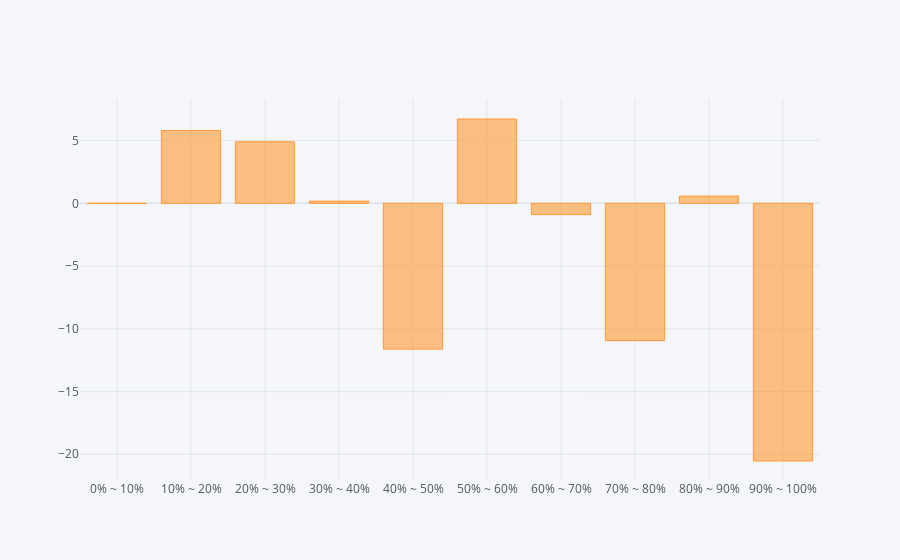
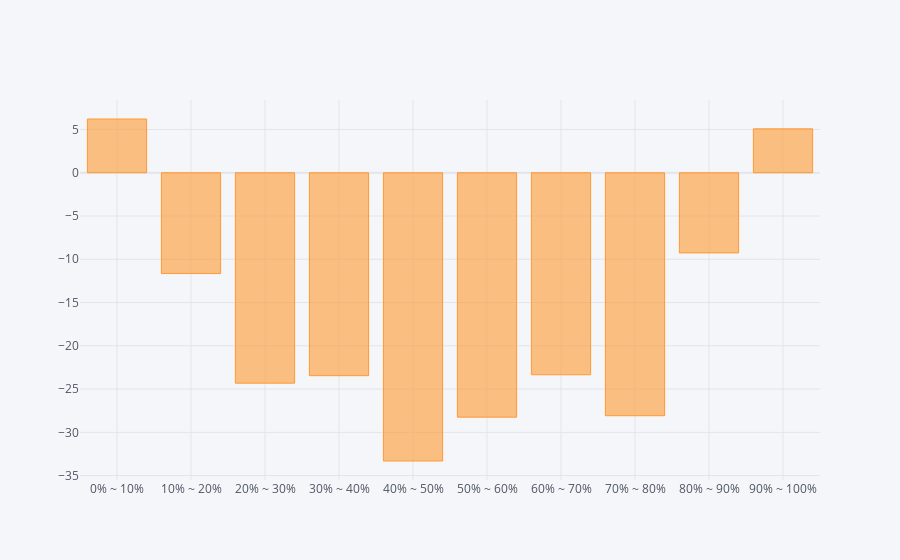
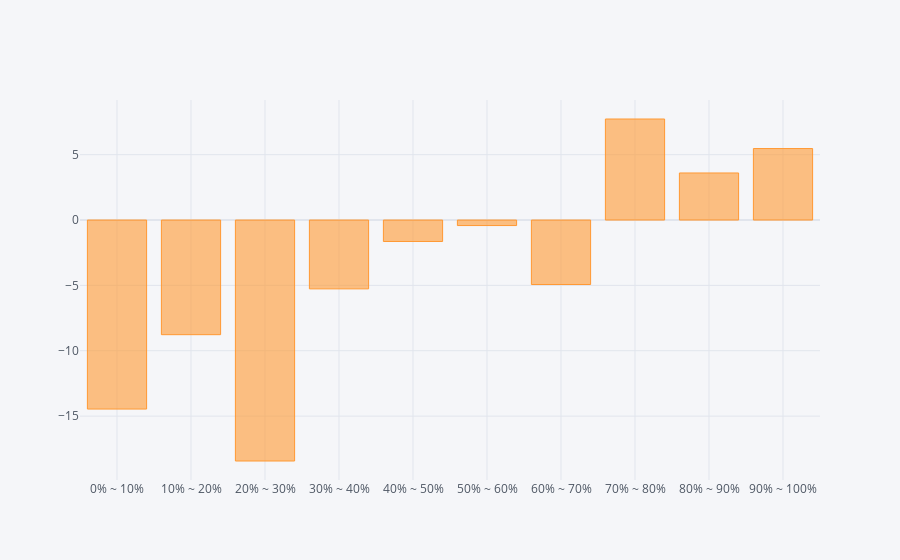
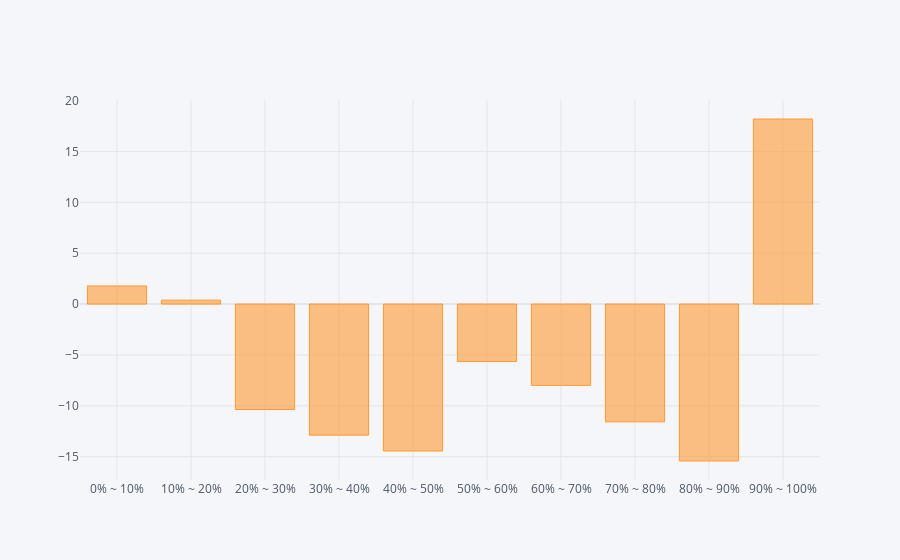

The code cell stored with these charts, in order, in its notebook:
### Code cell
def backtest_by_industry(factor: pd.DataFrame, exp_ret: pd.DataFrame, ind: pd.DataFrame, rank_range_n=10, start_date='2020-01-01'):
    # 將日期對齊為 Timestamp 格式
    factor = factor.sort_index().copy()
    exp_ret = exp_ret.sort_index().copy()
    ind = ind.sort_index().copy()

    # 找最接近 start_date 的產業資料
    available_dates = ind.index.get_level_values(0).unique()
    nearest_date = available_dates[available_dates <= pd.to_datetime(start_date)].max()
    print(f"使用的產業別日期：{nearest_date.date()}")

    # 取得該日的產業別 mapping
    ind_series = ind.loc[ind.index.get_level_values(0) == nearest_date].iloc[0]
    industry_map = ind_series.dropna().astype(str).to_frame(name='industry')
    industry_map.index = industry_map.index.astype(str)

    industry_results = {}
    for industry in industry_map['industry'].unique():
        industry_coids = industry_map[industry_map['industry'] == industry].index
        selected_factor = factor[industry_coids.intersection(factor.columns)]
        selected_return = exp_ret[industry_coids.intersection(exp_ret.columns)]

        if selected_factor.shape[1] < 5:
            continue

        print(f"\n===== 產業：{industry}（標的數 {selected_factor.shape[1]}）=====")
        backtest_factor(selected_factor, selected_return, rank_range_n=rank_range_n, start_date=start_date)

        industry_results[industry] = {
            "factor": selected_factor,
            "return": selected_return
        }

    return industry_results
industry_results = backtest_by_industry(rs_short.loc[''], forward_return, ind_df, rank_range_n=10, start_date='2011-01-01')

### Figure 1 — Plotly figure (JSON) as saved in the notebook; plotly's stock layout.template omitted (floating-point values rounded to 4 significant figures)
{"data": [{"marker": {"color": "rgba(255, 153, 51, 0.6)", "line": {"color": "rgba(255, 153, 51, 1.0)", "width": 1}}, "name": "None", "orientation": "v", "text": "", "type": "bar", "x": ["0% ~ 10%", "10% ~ 20%", "20% ~ 30%", "30% ~ 40%", "40% ~ 50%", "50% ~ 60%", "60% ~ 70%", "70% ~ 80%", "80% ~ 90%", "90% ~ 100%"], "y": [0, 5.807, 4.909, 0.1765, -11.62, 6.722, -0.901, -10.94, 0.5807, -20.54]}], "layout": {"legend": {"bgcolor": "#F5F6F9", "font": {"color": "#4D5663"}}, "paper_bgcolor": "#F5F6F9", "plot_bgcolor": "#F5F6F9", "title": {"font": {"color": "#4D5663"}}, "xaxis": {"gridcolor": "#E1E5ED", "showgrid": true, "tickfont": {"color": "#4D5663"}, "title": {"font": {"color": "#4D5663"}, "text": ""}, "zerolinecolor": "#E1E5ED"}, "yaxis": {"gridcolor": "#E1E5ED", "showgrid": true, "tickfont": {"color": "#4D5663"}, "title": {"font": {"color": "#4D5663"}, "text": ""}, "zerolinecolor": "#E1E5ED"}}}

### Figure 2 — Plotly figure (JSON) as saved in the notebook; plotly's stock layout.template omitted (floating-point values rounded to 4 significant figures)
{"data": [{"marker": {"color": "rgba(255, 153, 51, 0.6)", "line": {"color": "rgba(255, 153, 51, 1.0)", "width": 1}}, "name": "None", "orientation": "v", "text": "", "type": "bar", "x": ["0% ~ 10%", "10% ~ 20%", "20% ~ 30%", "30% ~ 40%", "40% ~ 50%", "50% ~ 60%", "60% ~ 70%", "70% ~ 80%", "80% ~ 90%", "90% ~ 100%"], "y": [6.211, -11.65, -24.32, -23.45, -33.31, -28.25, -23.34, -28.08, -9.265, 5.074]}], "layout": {"legend": {"bgcolor": "#F5F6F9", "font": {"color": "#4D5663"}}, "paper_bgcolor": "#F5F6F9", "plot_bgcolor": "#F5F6F9", "title": {"font": {"color": "#4D5663"}}, "xaxis": {"gridcolor": "#E1E5ED", "showgrid": true, "tickfont": {"color": "#4D5663"}, "title": {"font": {"color": "#4D5663"}, "text": ""}, "zerolinecolor": "#E1E5ED"}, "yaxis": {"gridcolor": "#E1E5ED", "showgrid": true, "tickfont": {"color": "#4D5663"}, "title": {"font": {"color": "#4D5663"}, "text": ""}, "zerolinecolor": "#E1E5ED"}}}

### Figure 3 — Plotly figure (JSON) as saved in the notebook; plotly's stock layout.template omitted (floating-point values rounded to 4 significant figures)
{"data": [{"marker": {"color": "rgba(255, 153, 51, 0.6)", "line": {"color": "rgba(255, 153, 51, 1.0)", "width": 1}}, "name": "None", "orientation": "v", "text": "", "type": "bar", "x": ["0% ~ 10%", "10% ~ 20%", "20% ~ 30%", "30% ~ 40%", "40% ~ 50%", "50% ~ 60%", "60% ~ 70%", "70% ~ 80%", "80% ~ 90%", "90% ~ 100%"], "y": [-14.46, -8.771, -18.44, -5.265, -1.64, -0.4209, -4.934, 7.731, 3.601, 5.47]}], "layout": {"legend": {"bgcolor": "#F5F6F9", "font": {"color": "#4D5663"}}, "paper_bgcolor": "#F5F6F9", "plot_bgcolor": "#F5F6F9", "title": {"font": {"color": "#4D5663"}}, "xaxis": {"gridcolor": "#E1E5ED", "showgrid": true, "tickfont": {"color": "#4D5663"}, "title": {"font": {"color": "#4D5663"}, "text": ""}, "zerolinecolor": "#E1E5ED"}, "yaxis": {"gridcolor": "#E1E5ED", "showgrid": true, "tickfont": {"color": "#4D5663"}, "title": {"font": {"color": "#4D5663"}, "text": ""}, "zerolinecolor": "#E1E5ED"}}}

### Figure 4 — Plotly figure (JSON) as saved in the notebook; plotly's stock layout.template omitted (floating-point values rounded to 4 significant figures)
{"data": [{"marker": {"color": "rgba(255, 153, 51, 0.6)", "line": {"color": "rgba(255, 153, 51, 1.0)", "width": 1}}, "name": "None", "orientation": "v", "text": "", "type": "bar", "x": ["0% ~ 10%", "10% ~ 20%", "20% ~ 30%", "30% ~ 40%", "40% ~ 50%", "50% ~ 60%", "60% ~ 70%", "70% ~ 80%", "80% ~ 90%", "90% ~ 100%"], "y": [1.785, 0.3867, -10.36, -12.88, -14.44, -5.649, -7.99, -11.57, -15.42, 18.18]}], "layout": {"legend": {"bgcolor": "#F5F6F9", "font": {"color": "#4D5663"}}, "paper_bgcolor": "#F5F6F9", "plot_bgcolor": "#F5F6F9", "title": {"font": {"color": "#4D5663"}}, "xaxis": {"gridcolor": "#E1E5ED", "showgrid": true, "tickfont": {"color": "#4D5663"}, "title": {"font": {"color": "#4D5663"}, "text": ""}, "zerolinecolor": "#E1E5ED"}, "yaxis": {"gridcolor": "#E1E5ED", "showgrid": true, "tickfont": {"color": "#4D5663"}, "title": {"font": {"color": "#4D5663"}, "text": ""}, "zerolinecolor": "#E1E5ED"}}}
